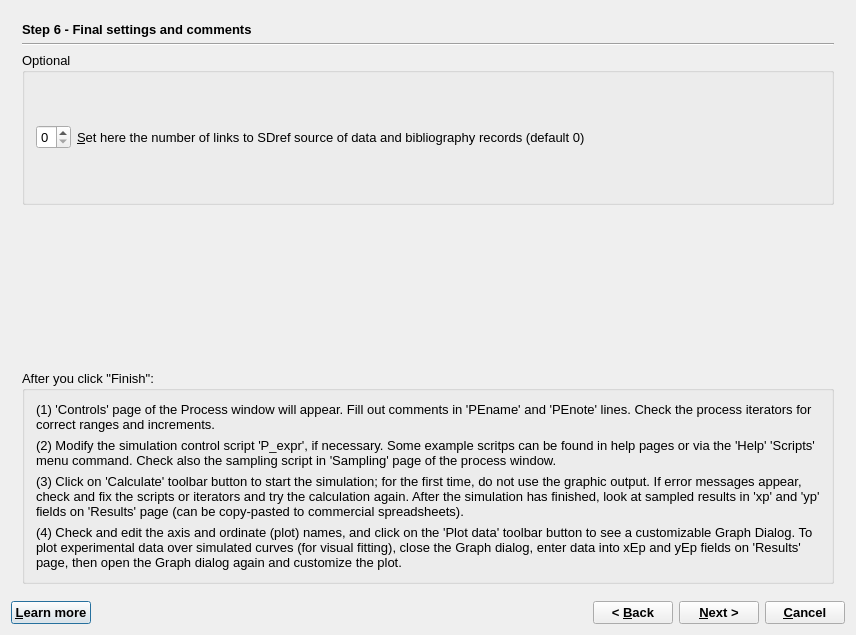
<?xml version="1.0" encoding="UTF-8"?>
<ui version="4.0">
 <class>ProcessWizardData</class>
 <widget class="QDialog" name="ProcessWizardData">
  <property name="windowModality">
   <enum>Qt::WindowModal</enum>
  </property>
  <property name="geometry">
   <rect>
    <x>0</x>
    <y>0</y>
    <width>856</width>
    <height>635</height>
   </rect>
  </property>
  <property name="font">
   <font>
    <pointsize>10</pointsize>
   </font>
  </property>
  <property name="windowTitle">
   <string>GEM-Selektor Proces</string>
  </property>
  <property name="modal">
   <bool>false</bool>
  </property>
  <layout class="QVBoxLayout" name="verticalLayout_4">
   <item>
    <widget class="QStackedWidget" name="stackedWidget">
     <property name="mouseTracking">
      <bool>false</bool>
     </property>
     <property name="acceptDrops">
      <bool>false</bool>
     </property>
     <property name="autoFillBackground">
      <bool>false</bool>
     </property>
     <property name="frameShape">
      <enum>QFrame::NoFrame</enum>
     </property>
     <property name="frameShadow">
      <enum>QFrame::Plain</enum>
     </property>
     <property name="currentIndex">
      <number>5</number>
     </property>
     <widget class="QWidget" name="page">
      <layout class="QVBoxLayout" name="verticalLayout_5">
       <item>
        <widget class="QLabel" name="pageName">
         <property name="sizePolicy">
          <sizepolicy hsizetype="Preferred" vsizetype="Fixed">
           <horstretch>0</horstretch>
           <verstretch>0</verstretch>
          </sizepolicy>
         </property>
         <property name="font">
          <font>
           <weight>75</weight>
           <bold>true</bold>
          </font>
         </property>
         <property name="text">
          <string>Step 1 - Process Simulator Configuration</string>
         </property>
        </widget>
       </item>
       <item>
        <widget class="Line" name="line">
         <property name="orientation">
          <enum>Qt::Horizontal</enum>
         </property>
        </widget>
       </item>
       <item>
        <widget class="QLabel" name="textLabel10">
         <property name="sizePolicy">
          <sizepolicy hsizetype="Preferred" vsizetype="Preferred">
           <horstretch>0</horstretch>
           <verstretch>0</verstretch>
          </sizepolicy>
         </property>
         <property name="frameShape">
          <enum>QFrame::NoFrame</enum>
         </property>
         <property name="frameShadow">
          <enum>QFrame::Plain</enum>
         </property>
         <property name="text">
          <string>
This is a tool for 'batch' calculation of multiple equilibrium states, sampling and plotting of results. In this way, irreversible geochemical processes (e.g. mixing, dissolution, hydration, titration, corrosion, weathering) can be simulated.

The Process record can be configured in several modes to perform specific simulation scenarios by execution of process control script 'P_expr' and simulation output script 'pgExpr'. Simple scripts can be easily produced using this wizard.

Any process simulator belongs to one of three types: 
   1.  'Sequential': only input GEM parameters are modified (modes P, S, L); 
   2.  'Reciprocal': next step depends on GEM output parameters (e.g. pH) from previous step (mode R); 
   3.  'Inverse': GEM input adjusted to obtain prescribed values of GEM output (e.g. pH; modes G, T).
</string>
         </property>
         <property name="scaledContents">
          <bool>false</bool>
         </property>
         <property name="wordWrap">
          <bool>true</bool>
         </property>
         <property name="margin">
          <number>0</number>
         </property>
         <property name="openExternalLinks">
          <bool>false</bool>
         </property>
        </widget>
       </item>
       <item>
        <spacer name="verticalSpacer">
         <property name="orientation">
          <enum>Qt::Vertical</enum>
         </property>
         <property name="sizeHint" stdset="0">
          <size>
           <width>20</width>
           <height>12</height>
          </size>
         </property>
        </spacer>
       </item>
       <item>
        <widget class="QGroupBox" name="groupBox">
         <property name="title">
          <string>Please, choose a process simulation mode: </string>
         </property>
         <layout class="QVBoxLayout" name="verticalLayout_2">
          <item>
           <widget class="QRadioButton" name="pselP">
            <property name="text">
             <string>&amp;P   Sequential temperature and/or pressure change at fixed bulk composition</string>
            </property>
            <property name="shortcut">
             <string>Alt+P</string>
            </property>
           </widget>
          </item>
          <item>
           <spacer>
            <property name="orientation">
             <enum>Qt::Vertical</enum>
            </property>
            <property name="sizeType">
             <enum>QSizePolicy::Expanding</enum>
            </property>
            <property name="sizeHint" stdset="0">
             <size>
              <width>20</width>
              <height>16</height>
             </size>
            </property>
           </spacer>
          </item>
          <item>
           <widget class="QRadioButton" name="pselS">
            <property name="text">
             <string>&amp;S    Direct sequential change of bulk composition and/or constraints (default)</string>
            </property>
            <property name="shortcut">
             <string>Alt+S</string>
            </property>
            <property name="checked">
             <bool>true</bool>
            </property>
           </widget>
          </item>
          <item>
           <spacer>
            <property name="orientation">
             <enum>Qt::Vertical</enum>
            </property>
            <property name="sizeType">
             <enum>QSizePolicy::Expanding</enum>
            </property>
            <property name="sizeHint" stdset="0">
             <size>
              <width>21</width>
              <height>16</height>
             </size>
            </property>
           </spacer>
          </item>
          <item>
           <widget class="QRadioButton" name="pselG">
            <property name="text">
             <string>&amp;G   Batch inverse titration sequence for incremented pH values etc.</string>
            </property>
            <property name="shortcut">
             <string>Alt+G</string>
            </property>
           </widget>
          </item>
          <item>
           <spacer>
            <property name="orientation">
             <enum>Qt::Vertical</enum>
            </property>
            <property name="sizeType">
             <enum>QSizePolicy::Expanding</enum>
            </property>
            <property name="sizeHint" stdset="0">
             <size>
              <width>20</width>
              <height>16</height>
             </size>
            </property>
           </spacer>
          </item>
          <item>
           <widget class="QRadioButton" name="pselT">
            <property name="text">
             <string>&amp;T    One arbitrary inverse titration calculation as defined in Process control script</string>
            </property>
            <property name="shortcut">
             <string>Alt+T</string>
            </property>
            <property name="checked">
             <bool>false</bool>
            </property>
           </widget>
          </item>
          <item>
           <spacer>
            <property name="orientation">
             <enum>Qt::Vertical</enum>
            </property>
            <property name="sizeType">
             <enum>QSizePolicy::Expanding</enum>
            </property>
            <property name="sizeHint" stdset="0">
             <size>
              <width>20</width>
              <height>16</height>
             </size>
            </property>
           </spacer>
          </item>
          <item>
           <widget class="QRadioButton" name="pselR">
            <property name="text">
             <string>&amp;R   Sequential reactor scheme, uses equilibrium bulk compositions of phases</string>
            </property>
            <property name="shortcut">
             <string>Alt+R</string>
            </property>
           </widget>
          </item>
          <item>
           <spacer name="spacer_2">
            <property name="orientation">
             <enum>Qt::Vertical</enum>
            </property>
            <property name="sizeType">
             <enum>QSizePolicy::Expanding</enum>
            </property>
            <property name="sizeHint" stdset="0">
             <size>
              <width>20</width>
              <height>17</height>
             </size>
            </property>
           </spacer>
          </item>
          <item>
           <widget class="QRadioButton" name="pselL">
            <property name="text">
             <string>&amp;L   Lippmann diagram (transposed) for a binary solid solution</string>
            </property>
            <property name="shortcut">
             <string>Alt+P</string>
            </property>
           </widget>
          </item>
         </layout>
        </widget>
       </item>
      </layout>
     </widget>
     <widget class="QWidget" name="page_6">
      <layout class="QGridLayout" name="gridLayout_2">
       <item row="0" column="0" colspan="2">
        <widget class="QLabel" name="pageName_2">
         <property name="sizePolicy">
          <sizepolicy hsizetype="Preferred" vsizetype="Fixed">
           <horstretch>0</horstretch>
           <verstretch>0</verstretch>
          </sizepolicy>
         </property>
         <property name="font">
          <font>
           <weight>75</weight>
           <bold>true</bold>
          </font>
         </property>
         <property name="text">
          <string>Step 2 - Process Simulation Controls (click 'Next' to retain the old script)</string>
         </property>
        </widget>
       </item>
       <item row="1" column="0" colspan="3">
        <widget class="QTableWidget" name="tIters">
         <property name="sizePolicy">
          <sizepolicy hsizetype="Expanding" vsizetype="Expanding">
           <horstretch>0</horstretch>
           <verstretch>0</verstretch>
          </sizepolicy>
         </property>
         <property name="minimumSize">
          <size>
           <width>0</width>
           <height>100</height>
          </size>
         </property>
         <property name="maximumSize">
          <size>
           <width>16777215</width>
           <height>100</height>
          </size>
         </property>
         <property name="layoutDirection">
          <enum>Qt::LeftToRight</enum>
         </property>
         <property name="textElideMode">
          <enum>Qt::ElideLeft</enum>
         </property>
         <attribute name="horizontalHeaderDefaultSectionSize">
          <number>70</number>
         </attribute>
         <attribute name="horizontalHeaderMinimumSectionSize">
          <number>10</number>
         </attribute>
         <attribute name="verticalHeaderDefaultSectionSize">
          <number>22</number>
         </attribute>
         <attribute name="verticalHeaderHighlightSections">
          <bool>false</bool>
         </attribute>
         <row>
          <property name="text">
           <string>From</string>
          </property>
         </row>
         <row>
          <property name="text">
           <string>Until</string>
          </property>
         </row>
         <row>
          <property name="text">
           <string>Step</string>
          </property>
         </row>
         <column>
          <property name="text">
           <string>iTm</string>
          </property>
          <property name="font">
           <font>
            <pointsize>10</pointsize>
           </font>
          </property>
         </column>
         <column>
          <property name="text">
           <string>iV</string>
          </property>
          <property name="font">
           <font>
            <pointsize>10</pointsize>
           </font>
          </property>
         </column>
         <column>
          <property name="text">
           <string>iP</string>
          </property>
          <property name="font">
           <font>
            <pointsize>10</pointsize>
           </font>
          </property>
         </column>
         <column>
          <property name="text">
           <string>iTC</string>
          </property>
          <property name="font">
           <font>
            <pointsize>10</pointsize>
           </font>
          </property>
         </column>
         <column>
          <property name="text">
           <string>iNv</string>
          </property>
          <property name="font">
           <font>
            <pointsize>10</pointsize>
           </font>
          </property>
         </column>
         <column>
          <property name="text">
           <string>iTau</string>
          </property>
          <property name="font">
           <font>
            <pointsize>10</pointsize>
           </font>
          </property>
         </column>
         <column>
          <property name="text">
           <string>ipXi</string>
          </property>
          <property name="font">
           <font>
            <pointsize>10</pointsize>
           </font>
          </property>
         </column>
         <column>
          <property name="text">
           <string>iNu</string>
          </property>
          <property name="font">
           <font>
            <pointsize>10</pointsize>
           </font>
          </property>
         </column>
         <column>
          <property name="text">
           <string>ipH</string>
          </property>
          <property name="font">
           <font>
            <pointsize>10</pointsize>
           </font>
          </property>
         </column>
         <column>
          <property name="text">
           <string>ipe</string>
          </property>
          <property name="font">
           <font>
            <pointsize>10</pointsize>
           </font>
          </property>
         </column>
         <item row="0" column="0">
          <property name="text">
           <string/>
          </property>
          <property name="textAlignment">
           <set>AlignRight|AlignVCenter</set>
          </property>
         </item>
        </widget>
       </item>
       <item row="2" column="0" colspan="3">
        <widget class="QGroupBox" name="boxTypes">
         <property name="title">
          <string/>
         </property>
         <layout class="QGridLayout" name="gridLayout">
          <item row="0" column="0">
           <widget class="QRadioButton" name="sub1">
            <property name="text">
             <string>RadioButton</string>
            </property>
           </widget>
          </item>
          <item row="0" column="1">
           <widget class="QRadioButton" name="sub2">
            <property name="text">
             <string>RadioButton</string>
            </property>
           </widget>
          </item>
          <item row="0" column="2">
           <widget class="QRadioButton" name="sub3">
            <property name="text">
             <string>RadioButton</string>
            </property>
           </widget>
          </item>
          <item row="0" column="3">
           <widget class="QRadioButton" name="sub4">
            <property name="text">
             <string>RadioButton</string>
            </property>
           </widget>
          </item>
          <item row="1" column="0" colspan="4">
           <widget class="QLabel" name="lAbout">
            <property name="text">
             <string>Label</string>
            </property>
            <property name="wordWrap">
             <bool>true</bool>
            </property>
           </widget>
          </item>
         </layout>
        </widget>
       </item>
       <item row="3" column="0">
        <widget class="QListWidget" name="listObj">
         <property name="sizePolicy">
          <sizepolicy hsizetype="Fixed" vsizetype="Expanding">
           <horstretch>0</horstretch>
           <verstretch>0</verstretch>
          </sizepolicy>
         </property>
         <property name="minimumSize">
          <size>
           <width>80</width>
           <height>0</height>
          </size>
         </property>
         <property name="maximumSize">
          <size>
           <width>80</width>
           <height>16777215</height>
          </size>
         </property>
        </widget>
       </item>
       <item row="3" column="1">
        <widget class="QStackedWidget" name="pageLists"/>
       </item>
       <item row="3" column="2">
        <widget class="QTextEdit" name="textEquat1">
         <property name="readOnly">
          <bool>true</bool>
         </property>
        </widget>
       </item>
      </layout>
     </widget>
     <widget class="QWidget" name="page_5">
      <layout class="QVBoxLayout" name="verticalLayout">
       <item>
        <widget class="QLabel" name="label_11">
         <property name="sizePolicy">
          <sizepolicy hsizetype="Preferred" vsizetype="Fixed">
           <horstretch>0</horstretch>
           <verstretch>0</verstretch>
          </sizepolicy>
         </property>
         <property name="font">
          <font>
           <weight>75</weight>
           <bold>true</bold>
          </font>
         </property>
         <property name="text">
          <string>Step 3 - Selection of items to sample/plot (click &quot;Next&quot; without selecting anything to retain the old script)</string>
         </property>
        </widget>
       </item>
      </layout>
     </widget>
     <widget class="QWidget" name="page_2">
      <layout class="QGridLayout">
       <item row="0" column="0">
        <widget class="QLabel" name="label">
         <property name="sizePolicy">
          <sizepolicy hsizetype="Preferred" vsizetype="Fixed">
           <horstretch>0</horstretch>
           <verstretch>0</verstretch>
          </sizepolicy>
         </property>
         <property name="font">
          <font>
           <weight>75</weight>
           <bold>true</bold>
          </font>
         </property>
         <property name="text">
          <string>Step 4 - Important data object dimensions</string>
         </property>
        </widget>
       </item>
       <item row="1" column="0">
        <widget class="Line" name="line_2">
         <property name="orientation">
          <enum>Qt::Horizontal</enum>
         </property>
        </widget>
       </item>
       <item row="2" column="0">
        <widget class="QLabel" name="textLabel2">
         <property name="sizePolicy">
          <sizepolicy hsizetype="Preferred" vsizetype="Preferred">
           <horstretch>0</horstretch>
           <verstretch>0</verstretch>
          </sizepolicy>
         </property>
         <property name="text">
          <string>Spin boxes below define the dynamic memory configuration of the process simulator.</string>
         </property>
         <property name="alignment">
          <set>Qt::AlignVCenter</set>
         </property>
         <property name="wordWrap">
          <bool>true</bool>
         </property>
        </widget>
       </item>
       <item row="3" column="0">
        <widget class="QGroupBox" name="groupBox_2">
         <property name="sizePolicy">
          <sizepolicy hsizetype="Minimum" vsizetype="Minimum">
           <horstretch>0</horstretch>
           <verstretch>0</verstretch>
          </sizepolicy>
         </property>
         <property name="title">
          <string>Dimensions of sampled and experimental data </string>
         </property>
         <layout class="QGridLayout">
          <item row="0" column="0">
           <widget class="QSpinBox" name="pPoints">
            <property name="sizePolicy">
             <sizepolicy hsizetype="Fixed" vsizetype="Fixed">
              <horstretch>0</horstretch>
              <verstretch>0</verstretch>
             </sizepolicy>
            </property>
            <property name="minimumSize">
             <size>
              <width>50</width>
              <height>0</height>
             </size>
            </property>
            <property name="minimum">
             <number>1</number>
            </property>
            <property name="maximum">
             <number>9999</number>
            </property>
            <property name="value">
             <number>21</number>
            </property>
           </widget>
          </item>
          <item row="0" column="1">
           <widget class="QLabel" name="TextLabel1">
            <property name="text">
             <string>nPS - Number of steps (1 to 9999 ) to be performed in this simulation (default: 21); also length of the 'xp' vector.</string>
            </property>
            <property name="wordWrap">
             <bool>false</bool>
            </property>
            <property name="buddy">
             <cstring>pPoints</cstring>
            </property>
           </widget>
          </item>
          <item row="1" column="0">
           <widget class="QSpinBox" name="pMods">
            <property name="sizePolicy">
             <sizepolicy hsizetype="Fixed" vsizetype="Fixed">
              <horstretch>0</horstretch>
              <verstretch>0</verstretch>
             </sizepolicy>
            </property>
            <property name="minimumSize">
             <size>
              <width>50</width>
              <height>0</height>
             </size>
            </property>
            <property name="minimum">
             <number>0</number>
            </property>
            <property name="maximum">
             <number>40</number>
            </property>
            <property name="value">
             <number>1</number>
            </property>
           </widget>
          </item>
          <item row="1" column="1">
           <widget class="QLabel" name="TextLabel2">
            <property name="text">
             <string>Number of 'modC' array columns (1 to 40, 0 - not used) to store process control values; number of rows will be nPS.</string>
            </property>
            <property name="alignment">
             <set>Qt::AlignVCenter</set>
            </property>
            <property name="wordWrap">
             <bool>true</bool>
            </property>
            <property name="buddy">
             <cstring>pMods</cstring>
            </property>
           </widget>
          </item>
          <item row="2" column="0">
           <widget class="QSpinBox" name="pGraph">
            <property name="sizePolicy">
             <sizepolicy hsizetype="Fixed" vsizetype="Fixed">
              <horstretch>0</horstretch>
              <verstretch>0</verstretch>
             </sizepolicy>
            </property>
            <property name="minimumSize">
             <size>
              <width>50</width>
              <height>0</height>
             </size>
            </property>
            <property name="minimum">
             <number>0</number>
            </property>
            <property name="maximum">
             <number>200</number>
            </property>
            <property name="value">
             <number>1</number>
            </property>
           </widget>
          </item>
          <item row="2" column="1">
           <widget class="QLabel" name="TextLabel1_2">
            <property name="text">
             <string>Number of columns in the 'yp' table (0 to 200) to keep the simulated data sampled by the pgExpr script; number of rows will be nPS.</string>
            </property>
            <property name="alignment">
             <set>Qt::AlignVCenter</set>
            </property>
            <property name="wordWrap">
             <bool>true</bool>
            </property>
            <property name="buddy">
             <cstring>pGraph</cstring>
            </property>
           </widget>
          </item>
          <item row="3" column="0">
           <widget class="QSpinBox" name="pELine">
            <property name="sizePolicy">
             <sizepolicy hsizetype="Fixed" vsizetype="Fixed">
              <horstretch>0</horstretch>
              <verstretch>0</verstretch>
             </sizepolicy>
            </property>
            <property name="minimumSize">
             <size>
              <width>50</width>
              <height>0</height>
             </size>
            </property>
            <property name="minimum">
             <number>0</number>
            </property>
            <property name="maximum">
             <number>500</number>
            </property>
           </widget>
          </item>
          <item row="3" column="1">
           <widget class="QLabel" name="TextLabel1_2_2">
            <property name="text">
             <string>Number of rows in the xEp, yEp arrays for experimental data (optional)</string>
            </property>
            <property name="alignment">
             <set>Qt::AlignVCenter</set>
            </property>
            <property name="wordWrap">
             <bool>true</bool>
            </property>
            <property name="buddy">
             <cstring>pELine</cstring>
            </property>
           </widget>
          </item>
          <item row="4" column="0">
           <widget class="QSpinBox" name="pECol">
            <property name="sizePolicy">
             <sizepolicy hsizetype="Fixed" vsizetype="Fixed">
              <horstretch>0</horstretch>
              <verstretch>0</verstretch>
             </sizepolicy>
            </property>
            <property name="minimumSize">
             <size>
              <width>50</width>
              <height>0</height>
             </size>
            </property>
            <property name="minimum">
             <number>0</number>
            </property>
            <property name="maximum">
             <number>10</number>
            </property>
            <property name="value">
             <number>1</number>
            </property>
           </widget>
          </item>
          <item row="4" column="1">
           <widget class="QLabel" name="TextLabel1_2_2_2">
            <property name="text">
             <string>Number of columns in the xEp, yEp arrays for experimental data (optional)</string>
            </property>
            <property name="alignment">
             <set>Qt::AlignVCenter</set>
            </property>
            <property name="wordWrap">
             <bool>true</bool>
            </property>
            <property name="buddy">
             <cstring>pECol</cstring>
            </property>
           </widget>
          </item>
         </layout>
        </widget>
       </item>
       <item row="4" column="0">
        <widget class="QLabel" name="textLabel1">
         <property name="sizePolicy">
          <sizepolicy hsizetype="Preferred" vsizetype="Preferred">
           <horstretch>0</horstretch>
           <verstretch>0</verstretch>
          </sizepolicy>
         </property>
         <property name="text">
          <string>Optional data vectors  (of length nPS) can be used for accumulating current process control values for all steps performed. They can be allocated using checkboxes below. The assignment operator (with J index) in the script will override any values automatically copied into data vector from the respective process iterator.</string>
         </property>
         <property name="alignment">
          <set>Qt::AlignVCenter</set>
         </property>
         <property name="wordWrap">
          <bool>true</bool>
         </property>
        </widget>
       </item>
       <item row="5" column="0">
        <widget class="QGroupBox" name="groupBox_3">
         <property name="sizePolicy">
          <sizepolicy hsizetype="Minimum" vsizetype="Minimum">
           <horstretch>0</horstretch>
           <verstretch>0</verstretch>
          </sizepolicy>
         </property>
         <property name="title">
          <string>Allocation of optional data vectors</string>
         </property>
         <layout class="QGridLayout">
          <item row="0" column="0">
           <widget class="QCheckBox" name="c_PvTm">
            <property name="text">
             <string>CSD variant # ('vTm')</string>
            </property>
           </widget>
          </item>
          <item row="0" column="1">
           <widget class="QCheckBox" name="c_PvV">
            <property name="text">
             <string>Volume V, l ('vV')</string>
            </property>
           </widget>
          </item>
          <item row="0" column="2">
           <widget class="QCheckBox" name="c_PvP">
            <property name="text">
             <string>Pressure P, bar ('vP')</string>
            </property>
           </widget>
          </item>
          <item row="1" column="0">
           <widget class="QCheckBox" name="c_PvT">
            <property name="text">
             <string>Temperature T ('vT')</string>
            </property>
           </widget>
          </item>
          <item row="1" column="1">
           <widget class="QCheckBox" name="c_PvNV">
            <property name="text">
             <string>Constraints # ('vNV')</string>
            </property>
           </widget>
          </item>
          <item row="1" column="2">
           <widget class="QCheckBox" name="c_PvNu">
            <property name="text">
             <string>Process extent Nu ('vNu')</string>
            </property>
           </widget>
          </item>
          <item row="2" column="0">
           <widget class="QCheckBox" name="c_PvpXi">
            <property name="text">
             <string>Process extent pXi ('vpXi')</string>
            </property>
           </widget>
          </item>
          <item row="2" column="1">
           <widget class="QCheckBox" name="c_PvKin">
            <property name="text">
             <string>Kinetic parameters ('vKin')</string>
            </property>
           </widget>
          </item>
          <item row="2" column="2">
           <widget class="QCheckBox" name="c_PvTau">
            <property name="text">
             <string>Time Tau ('vTau')</string>
            </property>
           </widget>
          </item>
         </layout>
        </widget>
       </item>
      </layout>
     </widget>
     <widget class="QWidget" name="page_3">
      <layout class="QVBoxLayout" name="verticalLayout_3">
       <item>
        <widget class="QLabel" name="label_2">
         <property name="sizePolicy">
          <sizepolicy hsizetype="Preferred" vsizetype="Fixed">
           <horstretch>0</horstretch>
           <verstretch>0</verstretch>
          </sizepolicy>
         </property>
         <property name="font">
          <font>
           <weight>75</weight>
           <bold>true</bold>
          </font>
         </property>
         <property name="text">
          <string>Step 5 - Additional options</string>
         </property>
        </widget>
       </item>
       <item>
        <widget class="Line" name="line_3">
         <property name="orientation">
          <enum>Qt::Horizontal</enum>
         </property>
        </widget>
       </item>
       <item>
        <widget class="QLabel" name="textLabel3">
         <property name="sizePolicy">
          <sizepolicy hsizetype="Preferred" vsizetype="Preferred">
           <horstretch>0</horstretch>
           <verstretch>0</verstretch>
          </sizepolicy>
         </property>
         <property name="text">
          <string>On this page, some options of the Process simulator operation can be changed (for specific cases).</string>
         </property>
         <property name="wordWrap">
          <bool>false</bool>
         </property>
        </widget>
       </item>
       <item>
        <widget class="QGroupBox" name="groupBox_4">
         <property name="title">
          <string>Optional modes of operation </string>
         </property>
         <layout class="QGridLayout">
          <item row="1" column="0">
           <widget class="QCheckBox" name="c_PsSY">
            <property name="text">
             <string>Save generated SysEq records to the project data base (always saved in G and  T modes)</string>
            </property>
           </widget>
          </item>
          <item row="2" column="0">
           <widget class="QCheckBox" name="c_PsRT">
            <property name="text">
             <string>Use time dependent calculations and plotting mode (for kinetics simulations, reserved)</string>
            </property>
           </widget>
          </item>
          <item row="3" column="0">
           <widget class="QCheckBox" name="c_PvR1">
            <property name="text">
             <string>Use Smart Initial Approximation of GEM IPM algorithm for faster calculations (on your discretion)</string>
            </property>
           </widget>
          </item>
          <item row="4" column="0">
           <widget class="QCheckBox" name="pStepwise">
            <property name="text">
             <string>Use a stepwise mode of Process simulation (for troubleshooting purposes)</string>
            </property>
           </widget>
          </item>
          <item row="0" column="0">
           <widget class="QCheckBox" name="c_PsEqn">
            <property name="text">
             <string>Use 'P_expr' simulation control script (can be turned off in P simulation mode)</string>
            </property>
            <property name="checked">
             <bool>true</bool>
            </property>
           </widget>
          </item>
         </layout>
        </widget>
       </item>
       <item>
        <widget class="QLabel" name="textLabel4">
         <property name="sizePolicy">
          <sizepolicy hsizetype="Preferred" vsizetype="Preferred">
           <horstretch>0</horstretch>
           <verstretch>0</verstretch>
          </sizepolicy>
         </property>
         <property name="text">
          <string>The 'P_expr' simulation control script must be used in most cases except the P mode (e.g., if temperature is changed using iTC iterator, but the system recipe remains constant). 

Saving process-generated SysEq records may be necessary for subsequent sampling of results by GtDemo module or for troubleshooting, but may dramatically increase the size of project database. This flag has no effect on reciprocal and inverse titrations, where optimized SysEq records are always saved.</string>
         </property>
         <property name="alignment">
          <set>Qt::AlignVCenter</set>
         </property>
         <property name="wordWrap">
          <bool>true</bool>
         </property>
        </widget>
       </item>
       <item>
        <widget class="QLabel" name="label_4">
         <property name="text">
          <string/>
         </property>
        </widget>
       </item>
      </layout>
     </widget>
     <widget class="QWidget" name="page_4">
      <layout class="QGridLayout" name="gridLayout_3">
       <item row="0" column="0">
        <widget class="QLabel" name="label_3">
         <property name="sizePolicy">
          <sizepolicy hsizetype="Preferred" vsizetype="Fixed">
           <horstretch>0</horstretch>
           <verstretch>0</verstretch>
          </sizepolicy>
         </property>
         <property name="font">
          <font>
           <weight>75</weight>
           <bold>true</bold>
          </font>
         </property>
         <property name="text">
          <string>Step 6 - Final settings and comments</string>
         </property>
        </widget>
       </item>
       <item row="1" column="0">
        <widget class="Line" name="line_4">
         <property name="orientation">
          <enum>Qt::Horizontal</enum>
         </property>
        </widget>
       </item>
       <item row="2" column="0">
        <widget class="QGroupBox" name="groupBox_5">
         <property name="sizePolicy">
          <sizepolicy hsizetype="Preferred" vsizetype="Minimum">
           <horstretch>0</horstretch>
           <verstretch>0</verstretch>
          </sizepolicy>
         </property>
         <property name="title">
          <string>Optional</string>
         </property>
         <layout class="QHBoxLayout">
          <item>
           <widget class="QSpinBox" name="spinBox18">
            <property name="sizePolicy">
             <sizepolicy hsizetype="Fixed" vsizetype="Fixed">
              <horstretch>0</horstretch>
              <verstretch>0</verstretch>
             </sizepolicy>
            </property>
            <property name="maximum">
             <number>4</number>
            </property>
           </widget>
          </item>
          <item>
           <widget class="QLabel" name="textLabel11">
            <property name="text">
             <string>&amp;Set here the number of links to SDref source of data and bibliography records (default 0)</string>
            </property>
            <property name="wordWrap">
             <bool>false</bool>
            </property>
            <property name="buddy">
             <cstring>spinBox18</cstring>
            </property>
           </widget>
          </item>
         </layout>
        </widget>
       </item>
       <item row="3" column="0">
        <widget class="QLabel" name="label_5">
         <property name="text">
          <string/>
         </property>
        </widget>
       </item>
       <item row="4" column="0">
        <widget class="QGroupBox" name="groupBox_6">
         <property name="title">
          <string>After you click &quot;Finish&quot;:</string>
         </property>
         <layout class="QGridLayout">
          <item row="0" column="0">
           <widget class="QLabel" name="textLabel12">
            <property name="text">
             <string>(1) 'Controls' page of the Process window will appear. Fill out comments in 'PEname' and 'PEnote' lines. Check the process iterators for correct ranges and increments.</string>
            </property>
            <property name="alignment">
             <set>Qt::AlignVCenter</set>
            </property>
            <property name="wordWrap">
             <bool>true</bool>
            </property>
           </widget>
          </item>
          <item row="1" column="0">
           <widget class="QLabel" name="textLabel14">
            <property name="text">
             <string>(2) Modify the simulation control script 'P_expr', if necessary. Some example scritps can be found in help pages or via the 'Help' 'Scripts' menu command. Check also the sampling script in 'Sampling' page of the process window. </string>
            </property>
            <property name="alignment">
             <set>Qt::AlignVCenter</set>
            </property>
            <property name="wordWrap">
             <bool>true</bool>
            </property>
           </widget>
          </item>
          <item row="2" column="0">
           <widget class="QLabel" name="textLabel15">
            <property name="text">
             <string>(3) Click on 'Calculate' toolbar button to start the simulation; for the first time, do not use the graphic output. If error messages appear, check and fix the scripts or iterators and try the calculation again. After the simulation has finished, look at sampled results in 'xp' and 'yp' fields on 'Results' page (can be copy-pasted to commercial spreadsheets).</string>
            </property>
            <property name="alignment">
             <set>Qt::AlignVCenter</set>
            </property>
            <property name="wordWrap">
             <bool>true</bool>
            </property>
           </widget>
          </item>
          <item row="3" column="0">
           <widget class="QLabel" name="textLabel13_2">
            <property name="text">
             <string>(4) Check and edit the axis and ordinate (plot) names, and click on the 'Plot data' toolbar button to see a customizable Graph Dialog. To plot experimental data over simulated curves (for visual fitting), close the Graph dialog, enter data into xEp and yEp fields on 'Results' page, then open the Graph dialog again and customize the plot.</string>
            </property>
            <property name="alignment">
             <set>Qt::AlignVCenter</set>
            </property>
            <property name="wordWrap">
             <bool>true</bool>
            </property>
           </widget>
          </item>
         </layout>
        </widget>
       </item>
      </layout>
     </widget>
    </widget>
   </item>
   <item>
    <layout class="QHBoxLayout">
     <item>
      <widget class="QPushButton" name="pHelp">
       <property name="font">
        <font>
         <weight>75</weight>
         <bold>true</bold>
        </font>
       </property>
       <property name="text">
        <string>&amp;Learn more</string>
       </property>
       <property name="shortcut">
        <string>F1</string>
       </property>
      </widget>
     </item>
     <item>
      <spacer>
       <property name="orientation">
        <enum>Qt::Horizontal</enum>
       </property>
       <property name="sizeHint" stdset="0">
        <size>
         <width>40</width>
         <height>20</height>
        </size>
       </property>
      </spacer>
     </item>
     <item>
      <widget class="QPushButton" name="pBack">
       <property name="font">
        <font>
         <weight>75</weight>
         <bold>true</bold>
        </font>
       </property>
       <property name="text">
        <string>&lt; &amp;Back</string>
       </property>
      </widget>
     </item>
     <item>
      <widget class="QPushButton" name="pNext">
       <property name="font">
        <font>
         <weight>75</weight>
         <bold>true</bold>
        </font>
       </property>
       <property name="text">
        <string>&amp;Next &gt;</string>
       </property>
      </widget>
     </item>
     <item>
      <widget class="QPushButton" name="pCancel">
       <property name="font">
        <font>
         <weight>75</weight>
         <bold>true</bold>
        </font>
       </property>
       <property name="text">
        <string>&amp;Cancel</string>
       </property>
      </widget>
     </item>
    </layout>
   </item>
  </layout>
 </widget>
 <layoutdefault spacing="6" margin="11"/>
 <resources/>
 <connections>
  <connection>
   <sender>pCancel</sender>
   <signal>clicked()</signal>
   <receiver>ProcessWizardData</receiver>
   <slot>reject()</slot>
   <hints>
    <hint type="sourcelabel">
     <x>587</x>
     <y>518</y>
    </hint>
    <hint type="destinationlabel">
     <x>317</x>
     <y>270</y>
    </hint>
   </hints>
  </connection>
 </connections>
</ui>
